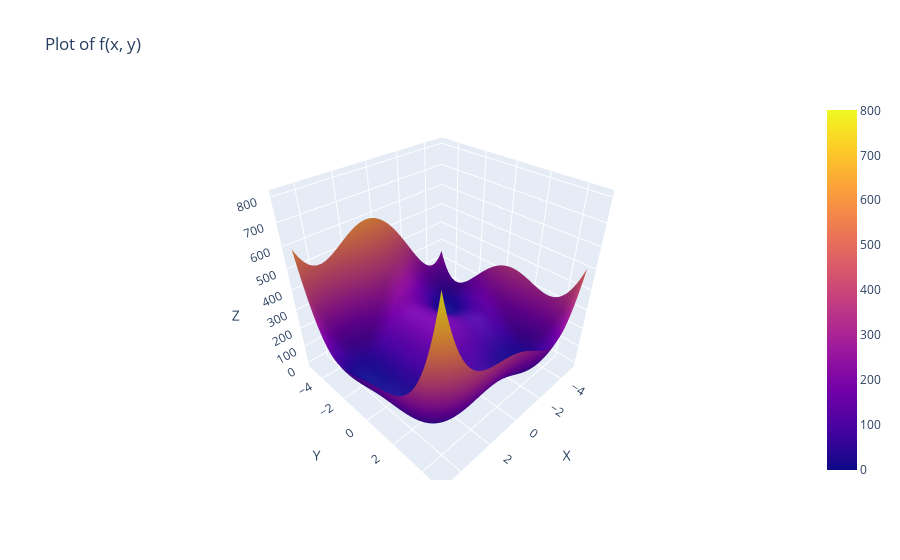

Notebook code cell kept with this figure:
### Code cell
plot_3d_interactive(X,Y,Z)

### Figure 1 — Plotly figure (JSON) as saved in the notebook; plotly's stock layout.template omitted (floating-point values rounded to 4 significant figures; data arrays with more than 128 entries replaced by an {"elided": "..."} marker saying what was removed)
{"data": [{"type": "surface", "x": {"elided": "100x100 float values"}, "y": {"elided": "100x100 float values"}, "z": {"elided": "100x100 float values"}}], "layout": {"scene": {"xaxis": {"title": {"text": "X"}}, "yaxis": {"title": {"text": "Y"}}, "zaxis": {"title": {"text": "Z"}}}, "title": {"text": "Plot of f(x, y)"}}}
